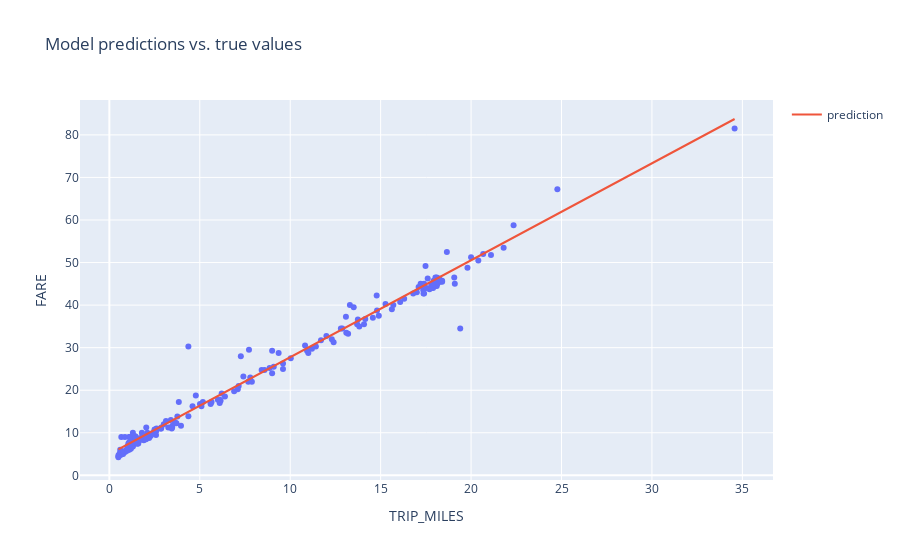

The cell this chart's notebook holds for it:
### Markdown cell above
## Experiment with hyperparameters

It is common with machine learning to run multiple experiments to find the best set of hyperparmeters to train your model. In this step, try varying the hyperparameters one by one with this set of experiments:

* *Experiment 1:* **Increase** the learning rate to **``1``** (batch size at ``50``).
* *Experiment 2:* **Decrease** the learning rate to **``0.0001``** (batch size at ``50``).
* *Experiment 3:* **Increase** the batch size to **``500``** (learning rate at ``0.001``).

**Instructions**
1. Update the hyperparameter values in the **Experiment 2** code cell according to the experiment.
2. Run the **Experiment 2** code cell.
3. After the training run, examine the output and note any differences you see in the loss curve or model output.
4. Repeat steps 1 - 3 for each hyperparameter experiment.
5. **Check your understanding** by answering these questions:
  * How did raising the learning rate impact your ability to train the model?
  * How did lowering the learning rate impact your ability to train the model?
  * Did changing the batch size effect your training results?

### Code cell
#@title Code - Experiment 2

# The following variables are the hyperparameters.
# TODO - Adjust these hyperparameters to see how they impact a training run.
settings_2 = ml_edu.experiment.ExperimentSettings(
    learning_rate = 0.001,
    number_epochs = 20,
    batch_size = 50,
    input_features = ['TRIP_MILES']
)

metrics = [keras.metrics.RootMeanSquaredError(name='rmse')]

model_2 = create_model(settings_2, metrics)

experiment_2 = train_model('one_feature_hyper', model_2, training_df, 'FARE', settings_2)

ml_edu.results.plot_experiment_metrics(experiment_2, ['rmse'])
ml_edu.results.plot_model_predictions(experiment_2, training_df, 'FARE')

### Figure 1 — Plotly figure (JSON) as saved in the notebook; plotly's stock layout.template omitted (floating-point values rounded to 4 significant figures; data arrays with more than 128 entries replaced by an {"elided": "..."} marker saying what was removed)
{"data": [{"hovertemplate": "TRIP_MILES=%{x}<br>FARE=%{y}<extra></extra>", "legendgroup": "", "marker": {"color": "#636efa", "symbol": "circle"}, "mode": "markers", "name": "", "orientation": "v", "showlegend": false, "type": "scatter", "x": {"elided": "200 float values"}, "xaxis": "x", "y": {"elided": "200 float values"}, "yaxis": "y"}, {"mode": "lines", "name": "prediction", "type": "scatter", "x": {"elided": "200 float values"}, "y": {"elided": "200 float values"}}], "layout": {"legend": {"tracegroupgap": 0}, "title": {"text": "Model predictions vs. true values"}, "xaxis": {"anchor": "y", "domain": [0, 1], "title": {"text": "TRIP_MILES"}}, "yaxis": {"anchor": "x", "domain": [0, 1], "title": {"text": "FARE"}}}}
